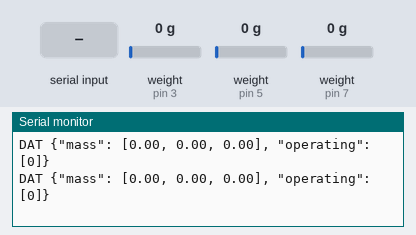
The sketch below on a simulated Arduino Uno, built with avr-gcc and run on an emulated ATmega328P. On the bench: the last lines printed to the serial monitor. The test bench sets the inputs (shaded band); at power-on: weight on the scale (sensors on pin 3, pin 5, pin 7) 0 g.

Above: at 4.8 s.
4.9 s: "IDEN\n" received over Serial
At 5.32 s:
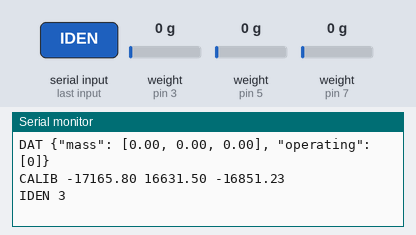
6.6 s: weight on the scale (sensor on pin 3) set to 100 g
At 7.14 s:
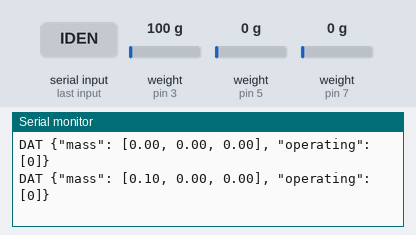
8.1 s: weight on the scale (sensor on pin 5) set to 100 g
At 8.35 s:
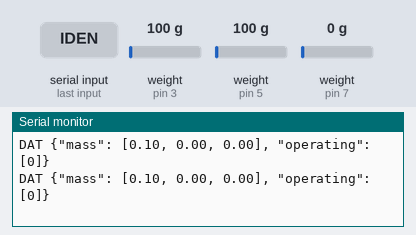
9.6 s: weight on the scale (sensor on pin 7) set to 100 g
At 9.86 s:
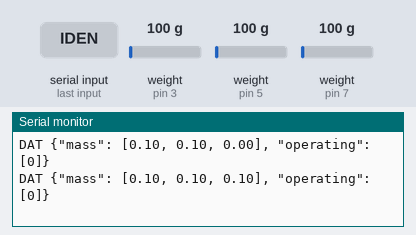
11.1 s: "TARE\n" received over Serial
At 12.1 s:
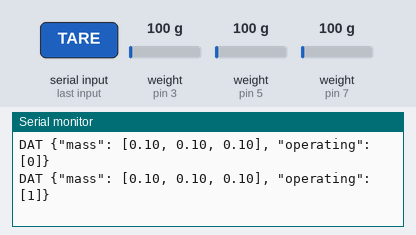
12.6 s: weight on the scale (sensor on pin 3) set to 1250 g
At 14.96 s:
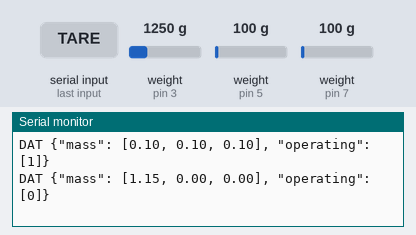
Timing chart, 0 to 15.1 s (numbered marks = the images above; inputs shaded):
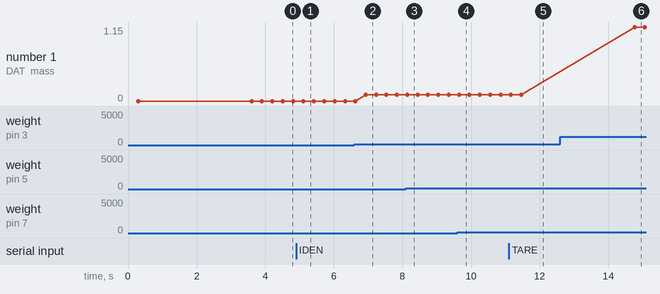

The sketch:

ard3.ino
```cpp
const int DEV_ID = 3;
bool isOperating = false;

// Load cell
#include "HX711.h"
const int NUM_CELLS = 3;
const int LOADCELL_DOUT_PIN_0 = 3;
const int LOADCELL_SCK_PIN_0 = 2;
const double CALIB_FACTOR[NUM_CELLS] = {-17165.80, 16631.50, -16851.23};
//const double CALIB_FACTOR[NUM_CELLS] = {0,0,0};

HX711 scales[NUM_CELLS];

// Utitilies for reading and parsing Serial input
const int MAX_STR_LEN = 50;
char str[MAX_STR_LEN + 5];
char substr[MAX_STR_LEN + 5];
int len = 0;
int sublen = 0;
int pos = 0;

void readline() {
    len = sublen = pos = 0;
    char ch = Serial.read();
    while (ch != '\n' && len < MAX_STR_LEN) {
        str[len++] = ch;
        ch = Serial.read();
    }
    str[len] = '\0';
}

void next_substr() {
    sublen = 0;
    while (pos < len) {
        if (str[pos] == ' ') {
            pos++;
            break;
        }
        substr[sublen++] = str[pos++];
    }
    substr[sublen] = '\0';
}

int substr_to_int() {
    int x = 0, val = 0, sgn = 1;
    if (substr[0] == '-') {
        sgn = -1;
        x++;
    }
    for (int i = x; i < sublen; i++) {
        val = val * 10 + (substr[i] - '0');
    }
    return sgn * val;
}

double substr_to_double() {
    double val = 0;
    int x = 0, sgn = 1, dec_point = sublen;
    if (substr[0] == '-') {
        sgn = -1;
        x++;
    }
    for (int i = x; i < sublen; i++) {
        if (substr[i] == '.') dec_point = i;
        else {
            val = val * 10 + (substr[i] - '0');
        }
    }

    for (int i = 0; i < sublen - (dec_point + 1); i++) {
        val = val / 10;
    }
    return val * sgn;
}


// load cell functions
void get_units(double* mass) {
    for (int i = 0; i < NUM_CELLS; i++) {
        mass[i] = scales[i].get_units();
    }
}

inline void tare() {
    isOperating = true;
    report();
    for (int i = 0; i < NUM_CELLS; i++) scales[i].tare();
    isOperating = false;
    report();
}

inline void set_scale() { for (int i = 0; i < NUM_CELLS; i++) scales[i].set_scale(CALIB_FACTOR[i]); }

// I/O functions
inline void flushInput() { while (Serial.available()) Serial.read(); }

inline void report() {
    // get mass readings
    double mass[NUM_CELLS];
    get_units(mass);

    // formatted output
    Serial.print(F("DAT {"));

    Serial.print(F("\"mass\": ["));
    Serial.print(mass[0]);
    for (int i = 1; i < NUM_CELLS; i++) {
        Serial.print(F(", "));
        Serial.print(mass[i]);
    }

    Serial.print(F("], \"operating\": ["));
    Serial.print(isOperating);
    Serial.println(F("]}"));
}


void setup() {
    Serial.begin(230400);

    for (int i = 0; i < NUM_CELLS; i++) {
        HX711& scale = scales[i];
        scale.begin(LOADCELL_DOUT_PIN_0 + i * 2, LOADCELL_SCK_PIN_0 + i * 2);
    }
    set_scale();
    tare();
}

void loop() {
    if (Serial.available()) {
        readline();
        next_substr();

        if (strcmp(substr, "IDEN") == 0) {
            Serial.print(F("CALIB"));
            for (int i = 0; i < NUM_CELLS; i++) {
                Serial.print(F(" "));
                Serial.print(CALIB_FACTOR[i]);
            }
            Serial.println();

            Serial.print(F("IDEN "));
            Serial.println(DEV_ID);

        } else if (strcmp(substr, "TARE") == 0) {
            tare();
        }
    }

    report();

}
```

Measured:
- after the input at 4.9 s, the serial monitor: prints a new line after 0.22 s (image 1)
- after the input at 6.6 s, the serial monitor: prints a new line after 0.33 s (image 2)
- after the input at 9.6 s, the serial monitor: prints a new line after 0.05 s (image 4)
- after the input at 11.1 s, the serial monitor: prints a new line after 0.36 s (image 5)
- after the input at 12.6 s, the serial monitor: prints a new line after 2.2 s (image 6)
- plotted number 1: 0 → 0.1 after the input at 6.6 s, 0.1 → 1.15 after the input at 12.6 s
